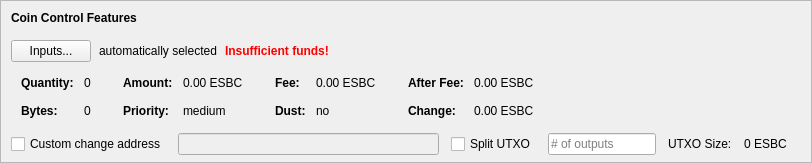
    <widget class="QFrame" name="frameCoinControl">
     <property name="sizePolicy">
      <sizepolicy hsizetype="Expanding" vsizetype="Expanding">
       <horstretch>0</horstretch>
       <verstretch>0</verstretch>
      </sizepolicy>
     </property>
     <property name="maximumSize">
      <size>
       <width>16777215</width>
       <height>16777215</height>
      </size>
     </property>
     <property name="frameShape">
      <enum>QFrame::StyledPanel</enum>
     </property>
     <property name="frameShadow">
      <enum>QFrame::Sunken</enum>
     </property>
     <layout class="QVBoxLayout" name="verticalLayoutCoinControl2">
      <property name="spacing">
       <number>0</number>
      </property>
      <property name="leftMargin">
       <number>0</number>
      </property>
      <property name="topMargin">
       <number>0</number>
      </property>
      <property name="rightMargin">
       <number>0</number>
      </property>
      <property name="bottomMargin">
       <number>6</number>
      </property>
      <item>
       <layout class="QVBoxLayout" name="verticalLayoutCoinControl" stretch="0,0,0,0,1">
        <property name="spacing">
         <number>0</number>
        </property>
        <property name="leftMargin">
         <number>10</number>
        </property>
        <property name="topMargin">
         <number>10</number>
        </property>
        <item>
         <layout class="QHBoxLayout" name="horizontalLayoutCoinControl1">
          <property name="bottomMargin">
           <number>15</number>
          </property>
          <item>
           <widget class="QLabel" name="labelCoinControlFeatures">
            <property name="sizePolicy">
             <sizepolicy hsizetype="Preferred" vsizetype="Maximum">
              <horstretch>0</horstretch>
              <verstretch>0</verstretch>
             </sizepolicy>
            </property>
            <property name="font">
             <font>
              <weight>75</weight>
              <bold>true</bold>
             </font>
            </property>
            <property name="styleSheet">
             <string notr="true">font-weight:bold;</string>
            </property>
            <property name="text">
             <string>Coin Control Features</string>
            </property>
           </widget>
          </item>
         </layout>
        </item>
        <item>
         <layout class="QHBoxLayout" name="horizontalLayoutCoinControl2" stretch="0,0,0,0">
          <property name="spacing">
           <number>8</number>
          </property>
          <property name="bottomMargin">
           <number>10</number>
          </property>
          <item>
           <widget class="QPushButton" name="pushButtonCoinControl">
            <property name="styleSheet">
             <string notr="true"/>
            </property>
            <property name="text">
             <string>Inputs...</string>
            </property>
            <property name="autoDefault">
             <bool>false</bool>
            </property>
           </widget>
          </item>
          <item>
           <widget class="QLabel" name="labelCoinControlAutomaticallySelected">
            <property name="text">
             <string>automatically selected</string>
            </property>
            <property name="margin">
             <number>5</number>
            </property>
           </widget>
          </item>
          <item>
           <widget class="QLabel" name="labelCoinControlInsuffFunds">
            <property name="font">
             <font>
              <weight>75</weight>
              <bold>true</bold>
             </font>
            </property>
            <property name="styleSheet">
             <string notr="true">color:red;font-weight:bold;</string>
            </property>
            <property name="text">
             <string>Insufficient funds!</string>
            </property>
            <property name="margin">
             <number>5</number>
            </property>
           </widget>
          </item>
          <item>
           <spacer name="horizontalSpacerCoinControl">
            <property name="orientation">
             <enum>Qt::Horizontal</enum>
            </property>
            <property name="sizeHint" stdset="0">
             <size>
              <width>40</width>
              <height>1</height>
             </size>
            </property>
           </spacer>
          </item>
         </layout>
        </item>
        <item>
         <widget class="QWidget" name="widgetCoinControl" native="true">
          <property name="sizePolicy">
           <sizepolicy hsizetype="Preferred" vsizetype="Preferred">
            <horstretch>0</horstretch>
            <verstretch>0</verstretch>
           </sizepolicy>
          </property>
          <property name="minimumSize">
           <size>
            <width>0</width>
            <height>0</height>
           </size>
          </property>
          <property name="styleSheet">
           <string notr="true"/>
          </property>
          <layout class="QHBoxLayout" name="horizontalLayoutCoinControl5">
           <property name="leftMargin">
            <number>0</number>
           </property>
           <property name="topMargin">
            <number>0</number>
           </property>
           <property name="rightMargin">
            <number>0</number>
           </property>
           <property name="bottomMargin">
            <number>0</number>
           </property>
           <item>
            <layout class="QHBoxLayout" name="horizontalLayoutCoinControl3" stretch="0,0,0,1">
             <property name="spacing">
              <number>20</number>
             </property>
             <property name="topMargin">
              <number>0</number>
             </property>
             <property name="bottomMargin">
              <number>10</number>
             </property>
             <item>
              <layout class="QFormLayout" name="formLayoutCoinControl1">
               <property name="horizontalSpacing">
                <number>10</number>
               </property>
               <property name="verticalSpacing">
                <number>14</number>
               </property>
               <property name="leftMargin">
                <number>10</number>
               </property>
               <property name="topMargin">
                <number>4</number>
               </property>
               <property name="rightMargin">
                <number>6</number>
               </property>
               <item row="0" column="0">
                <widget class="QLabel" name="labelCoinControlQuantityText">
                 <property name="font">
                  <font>
                   <weight>75</weight>
                   <bold>true</bold>
                  </font>
                 </property>
                 <property name="text">
                  <string>Quantity:</string>
                 </property>
                 <property name="margin">
                  <number>0</number>
                 </property>
                </widget>
               </item>
               <item row="0" column="1">
                <widget class="QLabel" name="labelCoinControlQuantity">
                 <property name="cursor">
                  <cursorShape>IBeamCursor</cursorShape>
                 </property>
                 <property name="contextMenuPolicy">
                  <enum>Qt::ActionsContextMenu</enum>
                 </property>
                 <property name="text">
                  <string notr="true">0</string>
                 </property>
                 <property name="margin">
                  <number>0</number>
                 </property>
                 <property name="textInteractionFlags">
                  <set>Qt::LinksAccessibleByMouse|Qt::TextSelectableByKeyboard|Qt::TextSelectableByMouse</set>
                 </property>
                </widget>
               </item>
               <item row="1" column="0">
                <widget class="QLabel" name="labelCoinControlBytesText">
                 <property name="font">
                  <font>
                   <weight>75</weight>
                   <bold>true</bold>
                  </font>
                 </property>
                 <property name="text">
                  <string>Bytes:</string>
                 </property>
                </widget>
               </item>
               <item row="1" column="1">
                <widget class="QLabel" name="labelCoinControlBytes">
                 <property name="cursor">
                  <cursorShape>IBeamCursor</cursorShape>
                 </property>
                 <property name="contextMenuPolicy">
                  <enum>Qt::ActionsContextMenu</enum>
                 </property>
                 <property name="text">
                  <string notr="true">0</string>
                 </property>
                 <property name="textInteractionFlags">
                  <set>Qt::LinksAccessibleByMouse|Qt::TextSelectableByKeyboard|Qt::TextSelectableByMouse</set>
                 </property>
                </widget>
               </item>
              </layout>
             </item>
             <item>
              <layout class="QFormLayout" name="formLayoutCoinControl2">
               <property name="horizontalSpacing">
                <number>10</number>
               </property>
               <property name="verticalSpacing">
                <number>14</number>
               </property>
               <property name="leftMargin">
                <number>6</number>
               </property>
               <property name="topMargin">
                <number>4</number>
               </property>
               <property name="rightMargin">
                <number>6</number>
               </property>
               <item row="0" column="0">
                <widget class="QLabel" name="labelCoinControlAmountText">
                 <property name="font">
                  <font>
                   <weight>75</weight>
                   <bold>true</bold>
                  </font>
                 </property>
                 <property name="text">
                  <string>Amount:</string>
                 </property>
                 <property name="margin">
                  <number>0</number>
                 </property>
                </widget>
               </item>
               <item row="0" column="1">
                <widget class="QLabel" name="labelCoinControlAmount">
                 <property name="cursor">
                  <cursorShape>IBeamCursor</cursorShape>
                 </property>
                 <property name="contextMenuPolicy">
                  <enum>Qt::ActionsContextMenu</enum>
                 </property>
                 <property name="text">
                  <string notr="true">0.00 ESBC</string>
                 </property>
                 <property name="textInteractionFlags">
                  <set>Qt::LinksAccessibleByMouse|Qt::TextSelectableByKeyboard|Qt::TextSelectableByMouse</set>
                 </property>
                </widget>
               </item>
               <item row="1" column="0">
                <widget class="QLabel" name="labelCoinControlPriorityText">
                 <property name="font">
                  <font>
                   <weight>75</weight>
                   <bold>true</bold>
                  </font>
                 </property>
                 <property name="text">
                  <string>Priority:</string>
                 </property>
                </widget>
               </item>
               <item row="1" column="1">
                <widget class="QLabel" name="labelCoinControlPriority">
                 <property name="cursor">
                  <cursorShape>IBeamCursor</cursorShape>
                 </property>
                 <property name="contextMenuPolicy">
                  <enum>Qt::ActionsContextMenu</enum>
                 </property>
                 <property name="text">
                  <string>medium</string>
                 </property>
                 <property name="textInteractionFlags">
                  <set>Qt::LinksAccessibleByMouse|Qt::TextSelectableByKeyboard|Qt::TextSelectableByMouse</set>
                 </property>
                </widget>
               </item>
              </layout>
             </item>
             <item>
              <layout class="QFormLayout" name="formLayoutCoinControl3">
               <property name="horizontalSpacing">
                <number>10</number>
               </property>
               <property name="verticalSpacing">
                <number>14</number>
               </property>
               <property name="leftMargin">
                <number>6</number>
               </property>
               <property name="topMargin">
                <number>4</number>
               </property>
               <property name="rightMargin">
                <number>6</number>
               </property>
               <item row="0" column="0">
                <widget class="QLabel" name="labelCoinControlFeeText">
                 <property name="font">
                  <font>
                   <weight>75</weight>
                   <bold>true</bold>
                  </font>
                 </property>
                 <property name="text">
                  <string>Fee:</string>
                 </property>
                 <property name="margin">
                  <number>0</number>
                 </property>
                </widget>
               </item>
               <item row="0" column="1">
                <widget class="QLabel" name="labelCoinControlFee">
                 <property name="cursor">
                  <cursorShape>IBeamCursor</cursorShape>
                 </property>
                 <property name="contextMenuPolicy">
                  <enum>Qt::ActionsContextMenu</enum>
                 </property>
                 <property name="text">
                  <string notr="true">0.00 ESBC</string>
                 </property>
                 <property name="textInteractionFlags">
                  <set>Qt::LinksAccessibleByMouse|Qt::TextSelectableByKeyboard|Qt::TextSelectableByMouse</set>
                 </property>
                </widget>
               </item>
               <item row="1" column="0">
                <widget class="QLabel" name="labelCoinControlLowOutputText">
                 <property name="font">
                  <font>
                   <weight>75</weight>
                   <bold>true</bold>
                  </font>
                 </property>
                 <property name="text">
                  <string>Dust:</string>
                 </property>
                </widget>
               </item>
               <item row="1" column="1">
                <widget class="QLabel" name="labelCoinControlLowOutput">
                 <property name="cursor">
                  <cursorShape>IBeamCursor</cursorShape>
                 </property>
                 <property name="contextMenuPolicy">
                  <enum>Qt::ActionsContextMenu</enum>
                 </property>
                 <property name="text">
                  <string>no</string>
                 </property>
                 <property name="textInteractionFlags">
                  <set>Qt::LinksAccessibleByMouse|Qt::TextSelectableByKeyboard|Qt::TextSelectableByMouse</set>
                 </property>
                </widget>
               </item>
              </layout>
             </item>
             <item>
              <layout class="QFormLayout" name="formLayoutCoinControl4">
               <property name="horizontalSpacing">
                <number>10</number>
               </property>
               <property name="verticalSpacing">
                <number>14</number>
               </property>
               <property name="leftMargin">
                <number>6</number>
               </property>
               <property name="topMargin">
                <number>4</number>
               </property>
               <property name="rightMargin">
                <number>6</number>
               </property>
               <item row="0" column="0">
                <widget class="QLabel" name="labelCoinControlAfterFeeText">
                 <property name="font">
                  <font>
                   <weight>75</weight>
                   <bold>true</bold>
                  </font>
                 </property>
                 <property name="text">
                  <string>After Fee:</string>
                 </property>
                 <property name="margin">
                  <number>0</number>
                 </property>
                </widget>
               </item>
               <item row="0" column="1">
                <widget class="QLabel" name="labelCoinControlAfterFee">
                 <property name="cursor">
                  <cursorShape>IBeamCursor</cursorShape>
                 </property>
                 <property name="contextMenuPolicy">
                  <enum>Qt::ActionsContextMenu</enum>
                 </property>
                 <property name="text">
                  <string notr="true">0.00 ESBC</string>
                 </property>
                 <property name="textInteractionFlags">
                  <set>Qt::LinksAccessibleByMouse|Qt::TextSelectableByKeyboard|Qt::TextSelectableByMouse</set>
                 </property>
                </widget>
               </item>
               <item row="1" column="0">
                <widget class="QLabel" name="labelCoinControlChangeText">
                 <property name="font">
                  <font>
                   <weight>75</weight>
                   <bold>true</bold>
                  </font>
                 </property>
                 <property name="text">
                  <string>Change:</string>
                 </property>
                </widget>
               </item>
               <item row="1" column="1">
                <widget class="QLabel" name="labelCoinControlChange">
                 <property name="cursor">
                  <cursorShape>IBeamCursor</cursorShape>
                 </property>
                 <property name="contextMenuPolicy">
                  <enum>Qt::ActionsContextMenu</enum>
                 </property>
                 <property name="text">
                  <string notr="true">0.00 ESBC</string>
                 </property>
                 <property name="textInteractionFlags">
                  <set>Qt::LinksAccessibleByMouse|Qt::TextSelectableByKeyboard|Qt::TextSelectableByMouse</set>
                 </property>
                </widget>
               </item>
              </layout>
             </item>
            </layout>
           </item>
          </layout>
         </widget>
        </item>
        <item>
         <layout class="QHBoxLayout" name="horizontalLayoutCoinControl4" stretch="0,0,0,0,0,0,0">
          <property name="spacing">
           <number>12</number>
          </property>
          <property name="sizeConstraint">
           <enum>QLayout::SetDefaultConstraint</enum>
          </property>
          <property name="topMargin">
           <number>5</number>
          </property>
          <property name="rightMargin">
           <number>5</number>
          </property>
          <item>
           <widget class="QCheckBox" name="checkBoxCoinControlChange">
            <property name="toolTip">
             <string>If this is activated, but the change address is empty or invalid, change will be sent to a newly generated address.</string>
            </property>
            <property name="text">
             <string>Custom change address</string>
            </property>
           </widget>
          </item>
          <item>
           <widget class="QValidatedLineEdit" name="lineEditCoinControlChange">
            <property name="enabled">
             <bool>false</bool>
            </property>
            <property name="sizePolicy">
             <sizepolicy hsizetype="Expanding" vsizetype="Fixed">
              <horstretch>0</horstretch>
              <verstretch>0</verstretch>
             </sizepolicy>
            </property>
           </widget>
          </item>
          <item>
           <widget class="QCheckBox" name="splitBlockCheckBox">
            <property name="text">
             <string>Split UTXO</string>
            </property>
           </widget>
          </item>
          <item>
           <widget class="QLineEdit" name="splitBlockLineEdit">
            <property name="sizePolicy">
             <sizepolicy hsizetype="Fixed" vsizetype="Fixed">
              <horstretch>50</horstretch>
              <verstretch>0</verstretch>
             </sizepolicy>
            </property>
            <property name="placeholderText">
             <string># of outputs</string>
            </property>
           </widget>
          </item>
          <item>
           <widget class="QLabel" name="labelBlockSizeText">
            <property name="text">
             <string>UTXO Size:</string>
            </property>
           </widget>
          </item>
          <item>
           <widget class="QLabel" name="labelBlockSize">
            <property name="text">
             <string>0 ESBC</string>
            </property>
           </widget>
          </item>
          <item>
           <widget class="QLabel" name="labelCoinControlChangeLabel">
            <property name="sizePolicy">
             <sizepolicy hsizetype="Preferred" vsizetype="Expanding">
              <horstretch>0</horstretch>
              <verstretch>0</verstretch>
             </sizepolicy>
            </property>
            <property name="minimumSize">
             <size>
              <width>0</width>
              <height>0</height>
             </size>
            </property>
            <property name="text">
             <string/>
            </property>
            <property name="margin">
             <number>3</number>
            </property>
           </widget>
          </item>
         </layout>
        </item>
        <item>
         <spacer name="verticalSpacerCoinControl">
          <property name="orientation">
           <enum>Qt::Vertical</enum>
          </property>
          <property name="sizeHint" stdset="0">
           <size>
            <width>800</width>
            <height>1</height>
           </size>
          </property>
         </spacer>
        </item>
       </layout>
      </item>
     </layout>
    </widget>
